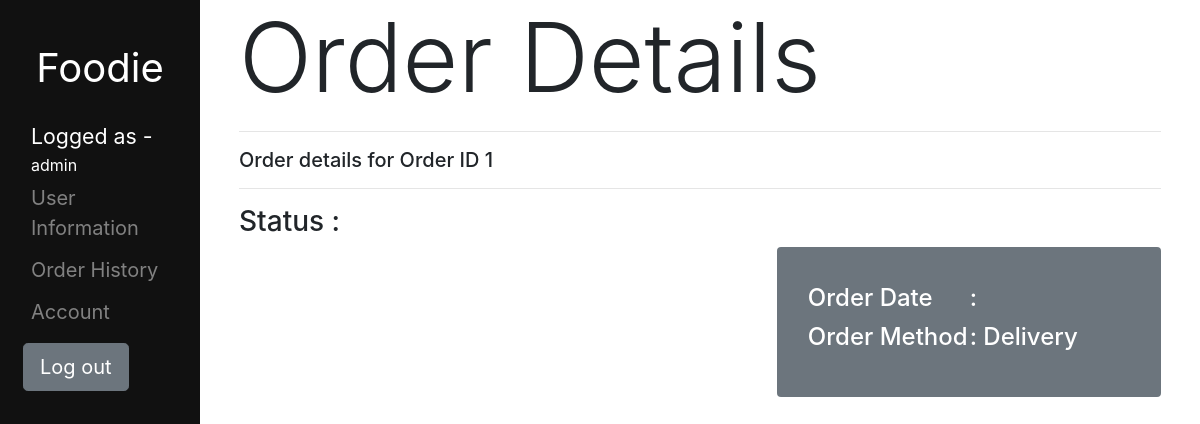
The page /user/userorderdetail.php?id=1 (signed in) on the database as committed earlier.
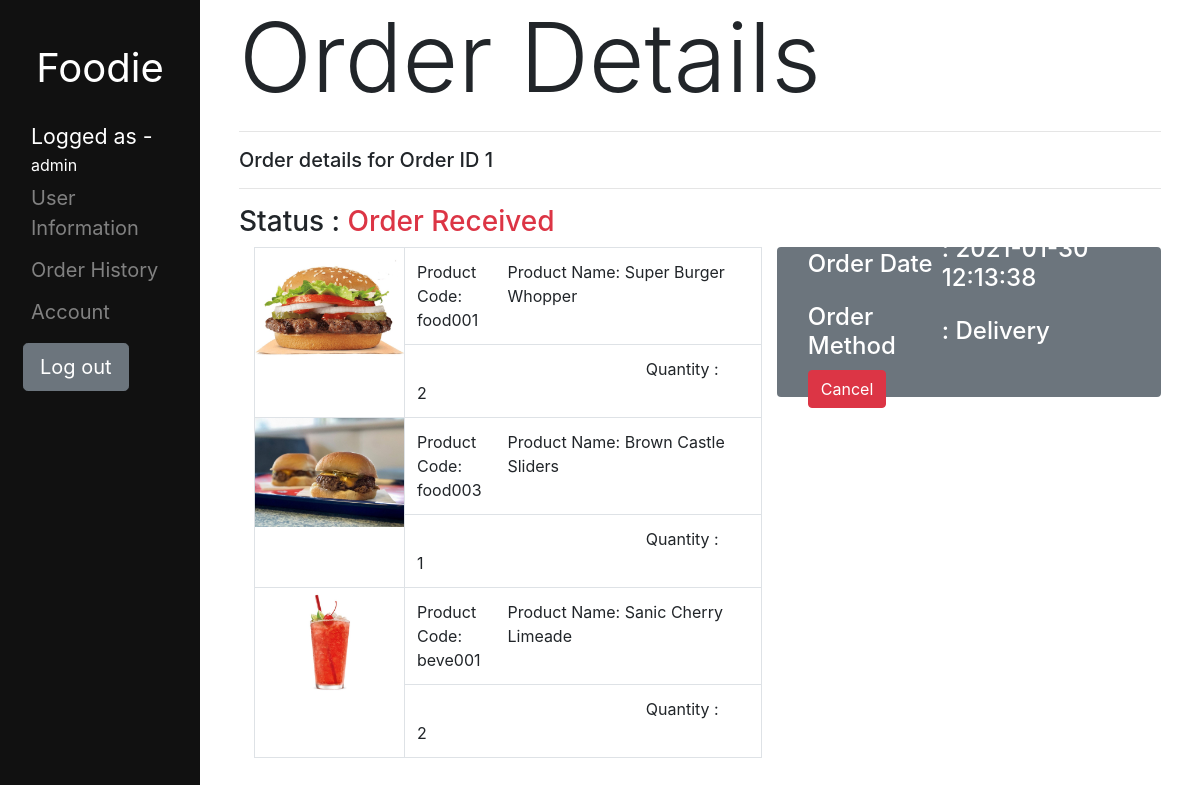
The same page on the database as committed later.
### tables this page shows
CREATE TABLE `orderhistory` (
  `orderID` int(3) UNSIGNED ZEROFILL NOT NULL,
  `orderDate` datetime NOT NULL,
  `orderPay` double NOT NULL,
  `orderMethod` varchar(255) NOT NULL,
  `orderStatus` varchar(255) DEFAULT NULL,
  `userID` int(4) UNSIGNED ZEROFILL NOT NULL
);

CREATE TABLE `product` (
  `productID` int(3) NOT NULL,
  `productCode` varchar(255) NOT NULL,
  `productName` varchar(255) NOT NULL,
  `productDesc` varchar(255) NOT NULL,
  `productPrice` double NOT NULL,
  `productImg` varchar(255) NOT NULL,
  `productCategory` varchar(255) NOT NULL,
  `isHide` int(1) NOT NULL DEFAULT 0
);

CREATE TABLE `orderitem` (
  `id` int(4) UNSIGNED ZEROFILL NOT NULL,
  `orderID` int(3) UNSIGNED ZEROFILL NOT NULL,
  `productCode` varchar(255) NOT NULL,
  `quantity` int(11) NOT NULL
);

### user/userorderdetail.php (the view, shortened to what the changed rows need)
<?php
include('../php/dbconnect.php');
if (isset($_GET['id'])) {
    $id = $_GET['id'];
    $query = "SELECT * FROM orderhistory, users, product, orderitem where orderhistory.orderID = $id and orderhistory.userID = users.userID and orderhistory.orderID = orderitem.orderID and orderitem.productCode = product.productCode";
    $result = mysqli_query($con, $query);
    json_encode($row = mysqli_fetch_assoc($result));
    $date = $row['orderDate'];
    if ($row['orderMethod'] == 'selfc') {
        $methodcode = $row['orderMethod'];
        $method = "Self Collect";
    } else {
        $method = "Delivery";
    }
    $status = $row['orderStatus'];
    if ($row['orderMethod'] == 'selfc') {
        if ($status == 'received')
            $statstr = "Order Received";
        else if ($status == 'process')
            $statstr = "Preparing Food";
        else if ($status == 'ready') {
            $statstr = "Ready for Self-Collect";
            $statupdate = "Your order is ready to be collected";
        } else if ($status == 'cancel')
            $statstr = "Order Cancelled";
        else if ($status == 'collected')
            $statstr = "Order Collected";
    } else if ($row['orderMethod'] == 'delivery') {
        if ($status == 'received')
            $statstr = "Order Received";
    }
}
?>
<!DOCTYPE html>
<html lang="en">
<head>
    <?php
    include('./include/header.php');
    ?>
</head>
<body>
    <main role="main" class="col-md-9 ml-sm-auto col-lg-10 px-4">
        <div class="container-fluid">
            <div class="container-fluid">
                <div class="row">
                    <h3>Status : <span class="text-danger"><?php echo $statstr ?></h3>
                </div>
                <div class="row">
                    <div class="col-7">
                        <table class="table table-bordered">
                            <tbody>
                                <?php
                                $query = "SELECT * FROM orderhistory, users, product, orderitem where orderhistory.orderID = $id and orderhistory.userID = users.userID and orderhistory.orderID = orderitem.orderID and orderitem.productCode = product.productCode";
                                $result = mysqli_query($con, $query);
                                while ($row = mysqli_fetch_assoc($result)) {
                                    echo "<tr>
                                    <td style='width: 150px;' rowspan='2' class='p-0'>
                                        <img style='' src='../product/" . $row['productImg'] . "'
                                            class='img-fluid '>
                                    </td>
                                    <td>
                                        <div class='container p-0'>
                                            <div class='row'>
                                                <div class='col-3'>Product Code: " . $row['productCode'] . "</div>
                                                <div class='col'>Product Name: " . $row['productName'] . "</div>
                                            </div>
                                        </div>
                                    </td>
                                </tr>
                                <tr>
                                    <td>
                                        <div class='row'>
                                            <div class='col-11 text-right'>Quantity : </div>
                                            <div class='col'>" . $row['quantity'] . "</div>
                                        </div>
                                    </td>
                                </tr>";
                                }
                                ?>
                            </tbody>
                        </table>
                    </div>
                    <div style="height: 150px;" class="col bg-secondary rounded d-flex align-items-center">
                        <div class="container">
                            <table>
                                <tr>
                                    <td>
                                        <h4 class=" text-white "> : <?php echo $date ?></h4>
                                    </td>
                                </tr>
                                <tr>
                                    <td>
                                        <h4 class=" text-white "> : <?php echo $method ?></h4>
                                    </td>
                                </tr>
                                <?php if ($status == 'received') {
                                    echo "<tr>
                                    <td>
                                        <a class='btn btn-danger' data-toggle='modal'
                                            data-target='#cancel_order_modal'>Cancel</a>
                                    </td>
                                </tr>";
                                }
                                ?>
                            </table>
                        </div>
                    </div>
                </div>
            </div>
        </div>
    </main>
</body>
</html>

Rows that differ between the two databases and show on the page:
now on this page (row edited): orderhistory: orderStatus "Order Received", product.productImg (picture), orderitem.productCode "food001", product.productName "Super Burger Whopper", orderitem.quantity "2", orderitem.productCode "food003", product.productName "Brown Castle Sliders", orderitem.quantity "1", orderitem.productCode "beve001", product.productName "Sanic Cherry Limeade", orderDate "2021-01-30 12:13:38", orderMethod "Delivery"
changed orderhistory: orderStatus empty → "received" (drawn)
Other text that changed with them:
$method: "Delivery" → (not shown)
text now shown: "Cancel"
